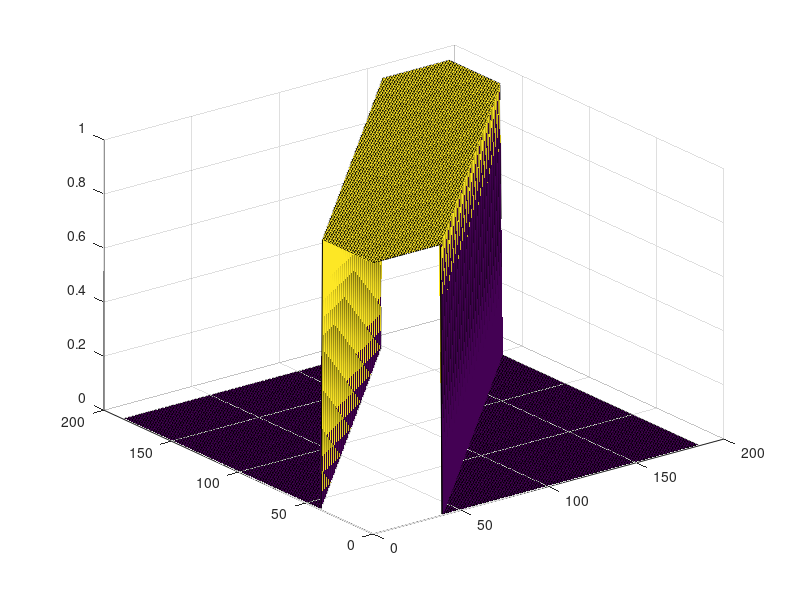

This chart was generated by the following MATLAB code:
Rh = zeros(186);
for i = 1:186
    Rh(i,i) = 1;
    for j = 1:38
        if(i-j>0)
            Rh(i-j,i) = 1;
        end
        if(i+j<186+1)
            Rh(i+j,i) = 1;
        end
    end
end
surf(Rh)
percentSparse = length(find(Rh==0))/length(Rh)^2
find(Rh==0)

h = randn(38,1);
hx = xcorr(h,h);
for i = 1:186
    Rh(i,i) = 1;
    for j = 1:38
        if(i-j+1>0)
            Rh(i-j+1,i) = abs(hx(38-j+1));
        end
        if(i+j-1<186+1)
            Rh(i+j-1,i) = abs(hx(38-j+1));

        end
    end
end
